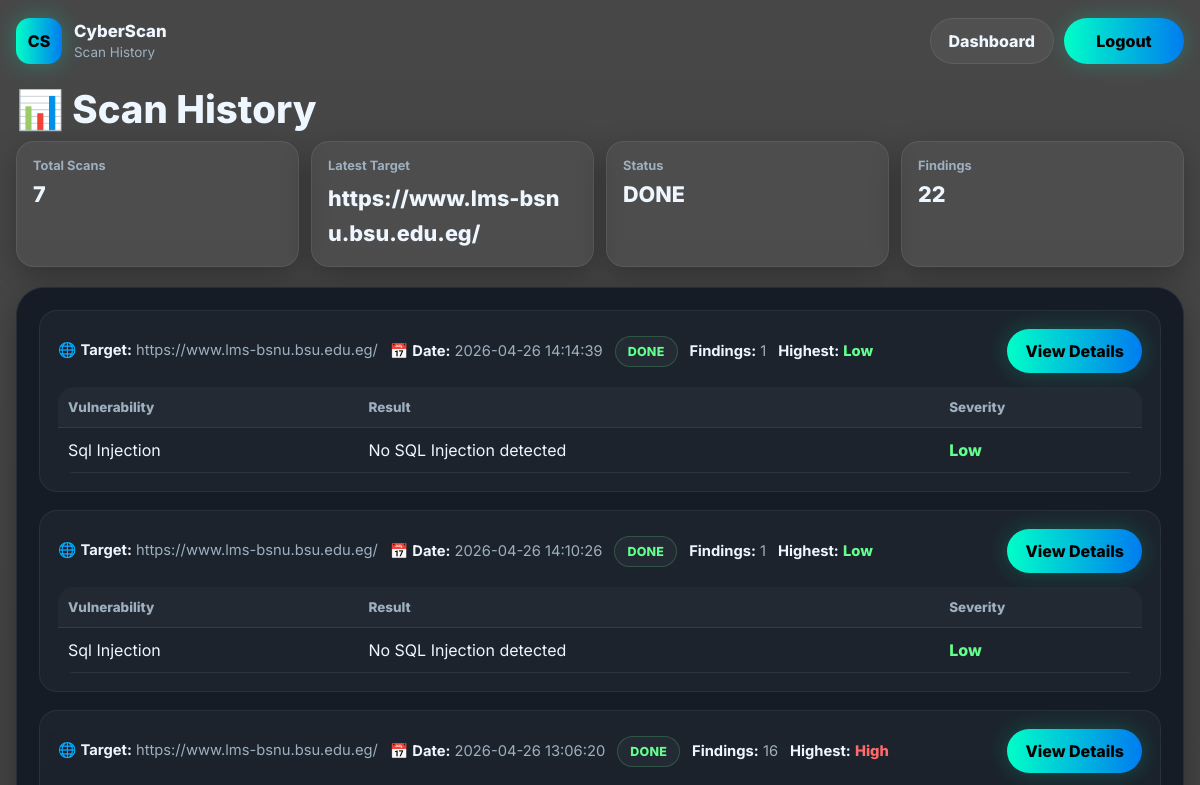
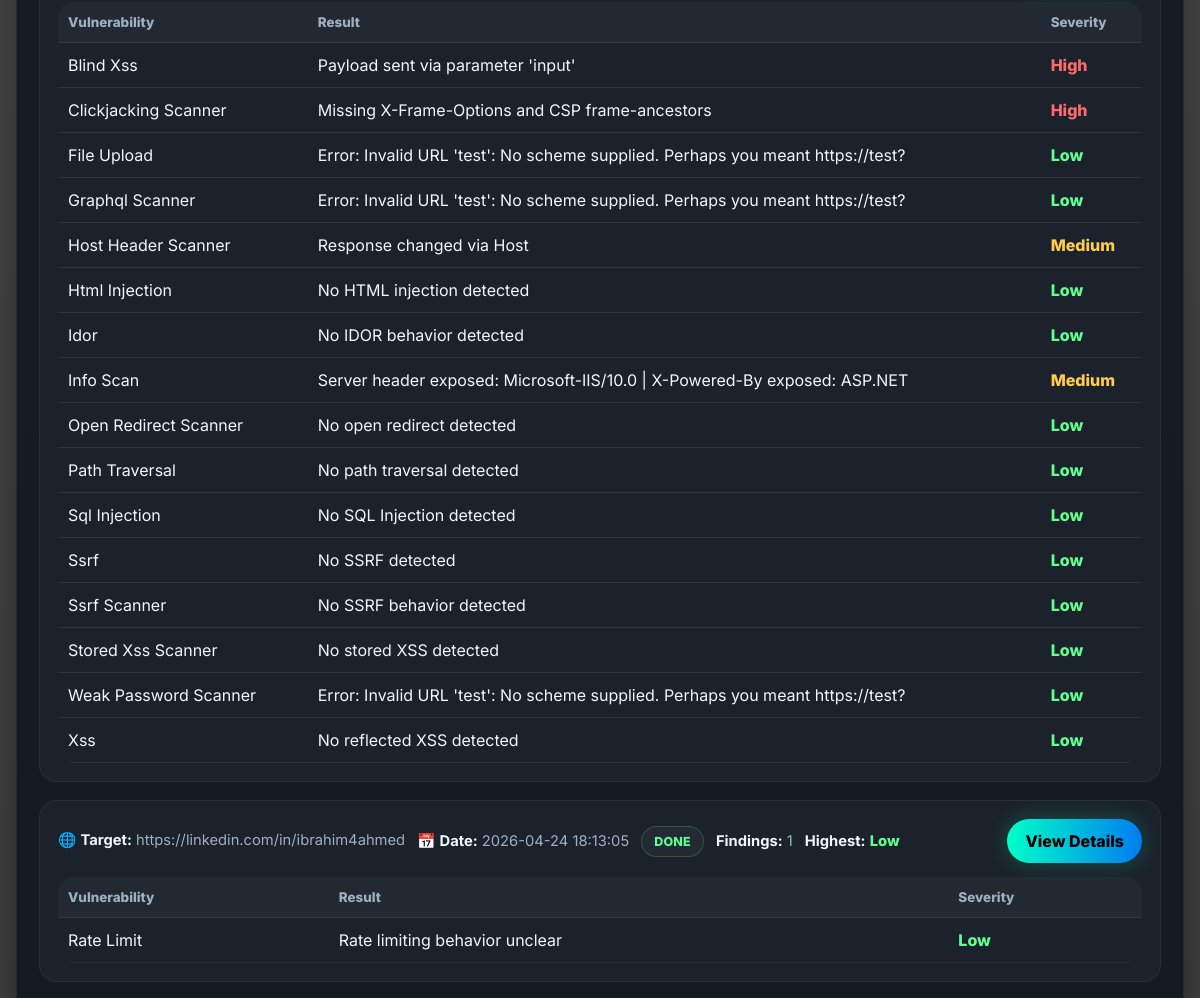
Before: /history (signed in, upper part) with the older database file (2 pictures, top to bottom).
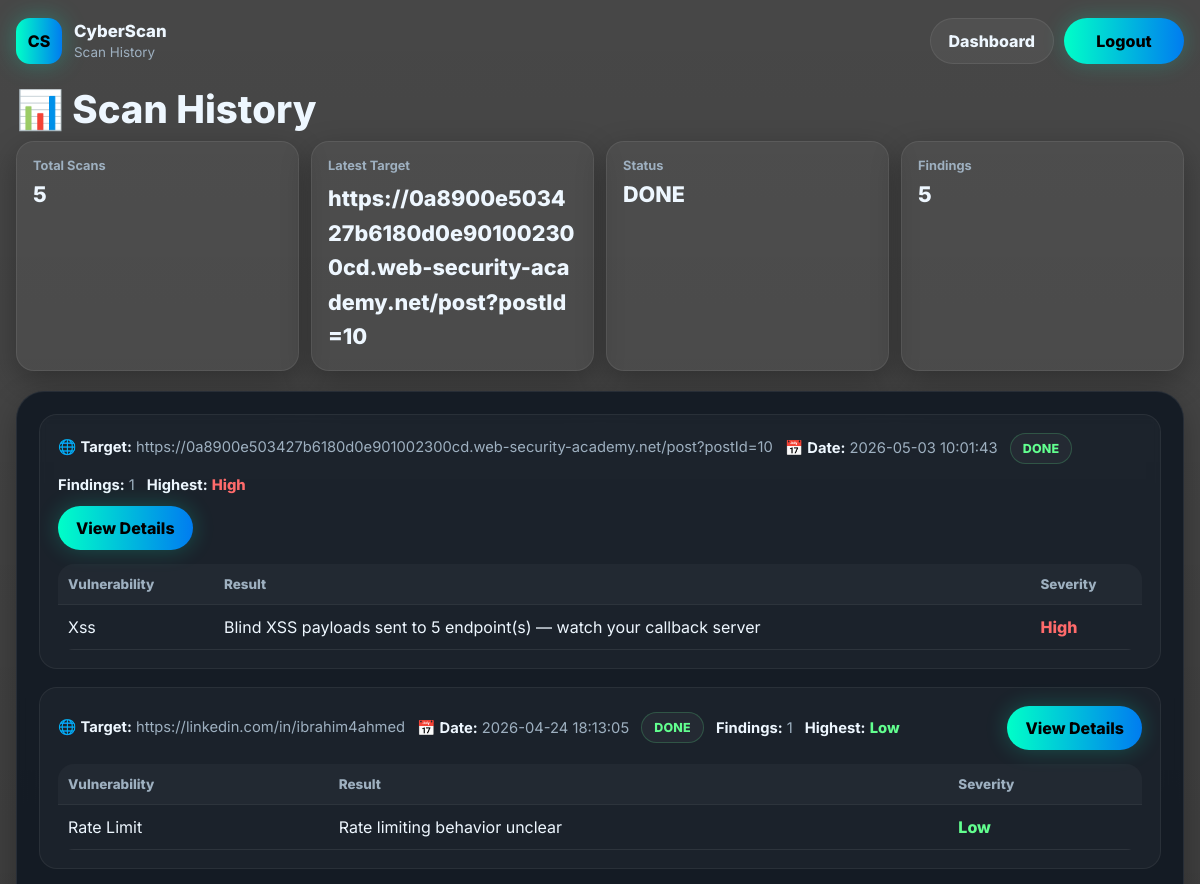
After: the same page with the newer database file.
### tables this page shows
CREATE TABLE scans (
        id INTEGER PRIMARY KEY AUTOINCREMENT,
        user_id INTEGER NOT NULL,
        target TEXT NOT NULL,

        result TEXT,                -- JSON string
        status TEXT DEFAULT 'done', -- running / done
        created_at TIMESTAMP DEFAULT CURRENT_TIMESTAMP,

        FOREIGN KEY(user_id) REFERENCES users(id)
    );

### app.py (the view)
@app.route("/history")
def history():
    if "user_id" not in session:
        return redirect("/login")
    user_id = session["user_id"]
    conn = connect()
    cursor = conn.cursor()
    cursor.execute(
        """
        SELECT id, target, result, status, created_at
        FROM scans
        WHERE user_id=?
        ORDER BY id DESC
        """,
        (user_id,),
    )
    rows = cursor.fetchall()
    conn.close()
    clean_scans = []
    for row in rows:
        findings = normalize_scan_results(row["result"])
        clean_scans.append(
            {
                "id": row["id"],
                "target": row["target"],
                "results": findings,
                "findings_count": len(findings),
                "highest_severity": highest_severity(findings),
                "status": row["status"],
                "created_at": row["created_at"],
            }
        )
    return render_template("history.html", scans=clean_scans)

### app.py (called while the page is built, shortened)
def scanner_key(name):
    return str(name or "unknown").strip().lower().replace("-", " ").replace(" ", "_")

def display_scanner_name(name):
    text = str(name or "Unknown Scanner").replace("_", " ").strip()
    return " ".join(part.capitalize() for part in text.split())

def normalize_severity(value, scanner_name=None):
    if value is None or value == "":
        return default_severity_for_scanner(scanner_name)
    text = str(value).strip().lower()
    if text in ("critical", "crit", "cr", "urgent"):
        return "Critical"
    if text in ("high", "hi", "h"):
        return "High"
    if text in ("medium", "med", "moderate", "mid"):
        return "Medium"
    if text in ("info", "informational", "information"):
        return "Info"
    if text in ("low", "lo", "l"):
        return "Low"
    return default_severity_for_scanner(scanner_name)

def owasp_category_for(scanner_name, text=""):
    key = scanner_key(scanner_name)
    if key in OWASP_BY_SCANNER:
        return OWASP_BY_SCANNER[key]

def highest_severity(findings):
    if not findings:
        return "Info"
    return max((f["severity"] for f in findings), key=lambda sev: SEVERITY_ORDER.get(sev, 0))

### templates/history.html (shortened to what this page needs)
<!DOCTYPE html>
<html lang="en">
<head>
</head>
<body>
<div class="container">
    <div class="header">
        <div class="brand">
            <div class="brand-icon">CS</div>
            <div class="brand-text">
                <h2>CyberScan</h2>
                <p>Scan History</p>
            </div>
        </div>
        <div class="header-actions">
            <a href="/dashboard" class="btn btn-secondary">Dashboard</a>
            <a href="/logout" class="btn btn-primary">Logout</a>
        </div>
    </div>
    <div class="page-title">📊 Scan History</div>
    <div class="summary-grid fade-up">
        <div class="stat">
            <div class="label">Total Scans</div>
            <div class="value">{{ scans|length }}</div>
        </div>
        <div class="stat">
            <div class="label">Latest Target</div>
            <div class="value">
                {% if scans and scans[0].target %}
                    <span class="target-line">{{ scans[0].target }}</span>
                {% else %}
                    —
                {% endif %}
            </div>
        </div>
        <div class="stat">
            <div class="label">Status</div>
            <div class="value">
                {% if scans and scans[0].status %}
                    {{ scans[0].status|upper }}
                {% else %}
                    —
                {% endif %}
            </div>
        </div>
        <div class="stat">
            <div class="label">Findings</div>
            <div class="value">
                {% set ns = namespace(total=0) %}
                {% for scan in scans %}
                    {% set ns.total = ns.total + (scan.results|length) %}
                {% endfor %}
                {{ ns.total }}
            </div>
        </div>
    </div>
    <div class="card fade-up">
        {% if scans %}
            {% for scan in scans %}
                <div class="scan-block">
                    <div class="scan-header">
                        <div class="scan-meta">
                            <span>🌐 <strong>Target:</strong> <span class="target-line">{{ scan.target }}</span></span>
                            <span>📅 <strong>Date:</strong> {{ scan.created_at }}</span>
                            <span class="status-badge status-{{ scan.status|lower if scan.status else 'done' }}">
                                {{ scan.status|upper if scan.status else 'DONE' }}
                            </span>
                            <span><strong>Findings:</strong> {{ scan.findings_count }}</span>
                            <span><strong>Highest:</strong> <span class="sev-{{ scan.highest_severity|lower }}">{{ scan.highest_severity }}</span></span>
                        </div>
                        <a href="/scan/{{ scan.id }}" class="btn btn-primary">View Details</a>
                    </div>
                    {% if scan.results and scan.results|length > 0 %}
                        <table>
                            <thead>
                                <tr>
                                    <th>Vulnerability</th>
                                    <th>Result</th>
                                    <th>Severity</th>
                                </tr>
                            </thead>
                            <tbody>
                                {% for r in scan.results %}
                                <tr>
                                    <td>{{ r.scanner }}</td>
                                    <td>{{ r.description }}</td>
                                    <td class="sev-{{ r.severity|lower }}">{{ r.severity }}</td>
                                </tr>
                                {% endfor %}
                            </tbody>
                        </table>
                    {% else %}
                        <div class="empty-state">
                            No findings found for this scan.
                        </div>
                    {% endif %}
                </div>
            {% endfor %}
        {% else %}
            <div class="empty-state">
                No scans yet.
            </div>
        {% endif %}
    </div>
</div>
</body>
</html>

Changed rows visible on the page:
removed scans: target "https://www.lms-bsnu.bsu.edu.eg/", status "DONE", created_at "2026-04-26 14:14:39", findings_count "1", highest_severity "Low", scanner "Sql Injection", description "No SQL Injection detected", severity "Low"
removed scans: target "https://www.lms-bsnu.bsu.edu.eg/", created_at "2026-04-26 14:10:26", status "DONE", findings_count "1", highest_severity "Low", scanner "Sql Injection", description "No SQL Injection detected", severity "Low"
removed scans: target "https://www.lms-bsnu.bsu.edu.eg/", created_at "2026-04-26 13:06:20", status "DONE", findings_count "16", highest_severity "High", scanner "Blind Xss" "Clickjacking Scanner" "File Upload" "Graphql Scanner" "Host Header Scanner" "Html Injection" "Idor" "Info Scan" "Open Redirect Scanner" "Path Traversal" "Sql Injection" "Ssrf" "Ssrf Scanner" "Stored Xss Scanner" "Weak Password Scanner" "Xss", description "Payload sent via parameter 'input'" "Missing X-Frame-Options and CSP frame-ancestors" "Error: Invalid URL 'test': No scheme supplied. Perhaps you meant https://test?" "Error: Invalid URL 'test': No scheme supplied. Perhaps you meant https://test?" "Response changed via Host" "No HTML injection detected" "No IDOR behavior detected" "Server header exposed: Microsoft-IIS/10.0 | X-Powered-By exposed: ASP.NET" "No open redirect detected" "No path traversal detected" "No SQL Injection detected" "No SSRF detected" "No SSRF behavior detected" "No stored XSS detected" "Error: Invalid URL 'test': No scheme supplied. Perhaps you meant https://test?" "No reflected XSS detected", severity "High" "High" "Low" "Low" "Medium" "Low" "Low" "Medium" "Low" "Low" "Low" "Low" "Low" "Low" "Low" "Low"
added scans: target "https://0a8900e503427b6180d0e901002300cd.web-security-academy.net/post?postId=10", status "DONE", created_at "2026-05-03 10:01:43", findings_count "1", highest_severity "High", scanner "Xss", description "Blind XSS payloads sent to 5 endpoint(s) — watch your callback server", severity "High"
Other visible differences:
{{ scans|length }}: "7" → "5"
{{ ns.total }}: "22" → "5"
